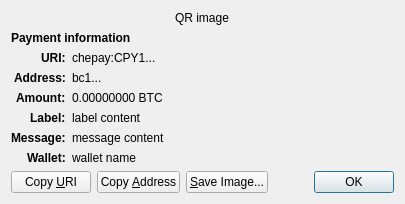
<?xml version="1.0" encoding="UTF-8"?>
<ui version="4.0">
 <class>ReceiveRequestDialog</class>
 <widget class="QDialog" name="ReceiveRequestDialog">
  <property name="geometry">
   <rect>
    <x>0</x>
    <y>0</y>
    <width>413</width>
    <height>229</height>
   </rect>
  </property>
  <property name="windowTitle">
   <string>Request payment to ...</string>
  </property>
  <layout class="QGridLayout" name="gridLayout" columnstretch="0,1">
   <property name="sizeConstraint">
    <enum>QLayout::SetFixedSize</enum>
   </property>
   <item row="0" column="0" colspan="2" alignment="Qt::AlignHCenter">
    <widget class="QRImageWidget" name="qr_code">
     <property name="text">
      <string notr="true">QR image</string>
     </property>
     <property name="textInteractionFlags">
      <set>Qt::NoTextInteraction</set>
     </property>
    </widget>
   </item>
   <item row="1" column="0" colspan="2">
    <widget class="QLabel" name="payment_header">
     <property name="font">
      <font>
       <weight>75</weight>
       <bold>true</bold>
      </font>
     </property>
     <property name="text">
      <string>Payment information</string>
     </property>
     <property name="textInteractionFlags">
      <set>Qt::NoTextInteraction</set>
     </property>
    </widget>
   </item>
   <item row="2" column="0" alignment="Qt::AlignRight|Qt::AlignTop">
    <widget class="QLabel" name="uri_tag">
     <property name="font">
      <font>
       <weight>75</weight>
       <bold>true</bold>
      </font>
     </property>
     <property name="text">
      <string notr="true">URI:</string>
     </property>
     <property name="textFormat">
      <enum>Qt::PlainText</enum>
     </property>
     <property name="textInteractionFlags">
      <set>Qt::NoTextInteraction</set>
     </property>
    </widget>
   </item>
   <item row="2" column="1" alignment="Qt::AlignTop">
    <widget class="QLabel" name="uri_content">
     <property name="text">
      <string notr="true">chepay:CPY1...</string>
     </property>
     <property name="textFormat">
      <enum>Qt::RichText</enum>
     </property>
     <property name="wordWrap">
      <bool>true</bool>
     </property>
     <property name="textInteractionFlags">
      <set>Qt::TextSelectableByMouse</set>
     </property>
    </widget>
   </item>
   <item row="3" column="0" alignment="Qt::AlignRight|Qt::AlignTop">
    <widget class="QLabel" name="address_tag">
     <property name="font">
      <font>
       <weight>75</weight>
       <bold>true</bold>
      </font>
     </property>
     <property name="text">
      <string>Address:</string>
     </property>
     <property name="textInteractionFlags">
      <set>Qt::NoTextInteraction</set>
     </property>
    </widget>
   </item>
   <item row="3" column="1" alignment="Qt::AlignTop">
    <widget class="QLabel" name="address_content">
     <property name="text">
      <string notr="true">bc1...</string>
     </property>
     <property name="textFormat">
      <enum>Qt::PlainText</enum>
     </property>
     <property name="textInteractionFlags">
      <set>Qt::TextSelectableByMouse</set>
     </property>
    </widget>
   </item>
   <item row="4" column="0" alignment="Qt::AlignRight|Qt::AlignTop">
    <widget class="QLabel" name="amount_tag">
     <property name="font">
      <font>
       <weight>75</weight>
       <bold>true</bold>
      </font>
     </property>
     <property name="text">
      <string>Amount:</string>
     </property>
     <property name="textInteractionFlags">
      <set>Qt::NoTextInteraction</set>
     </property>
    </widget>
   </item>
   <item row="4" column="1" alignment="Qt::AlignTop">
    <widget class="QLabel" name="amount_content">
     <property name="text">
      <string notr="true">0.00000000 BTC</string>
     </property>
     <property name="textFormat">
      <enum>Qt::PlainText</enum>
     </property>
     <property name="textInteractionFlags">
      <set>Qt::TextSelectableByMouse</set>
     </property>
    </widget>
   </item>
   <item row="5" column="0" alignment="Qt::AlignRight|Qt::AlignTop">
    <widget class="QLabel" name="label_tag">
     <property name="font">
      <font>
       <weight>75</weight>
       <bold>true</bold>
      </font>
     </property>
     <property name="text">
      <string>Label:</string>
     </property>
     <property name="textInteractionFlags">
      <set>Qt::NoTextInteraction</set>
     </property>
    </widget>
   </item>
   <item row="5" column="1" alignment="Qt::AlignTop">
    <widget class="QLabel" name="label_content">
     <property name="text">
      <string notr="true">label content</string>
     </property>
     <property name="textFormat">
      <enum>Qt::PlainText</enum>
     </property>
     <property name="wordWrap">
      <bool>true</bool>
     </property>
     <property name="textInteractionFlags">
      <set>Qt::TextSelectableByMouse</set>
     </property>
    </widget>
   </item>
   <item row="6" column="0" alignment="Qt::AlignRight|Qt::AlignTop">
    <widget class="QLabel" name="message_tag">
     <property name="font">
      <font>
       <weight>75</weight>
       <bold>true</bold>
      </font>
     </property>
     <property name="text">
      <string>Message:</string>
     </property>
     <property name="textInteractionFlags">
      <set>Qt::NoTextInteraction</set>
     </property>
    </widget>
   </item>
   <item row="6" column="1" alignment="Qt::AlignTop">
    <widget class="QLabel" name="message_content">
     <property name="text">
      <string notr="true">message content</string>
     </property>
     <property name="textFormat">
      <enum>Qt::PlainText</enum>
     </property>
     <property name="wordWrap">
      <bool>true</bool>
     </property>
     <property name="textInteractionFlags">
      <set>Qt::TextSelectableByMouse</set>
     </property>
    </widget>
   </item>
   <item row="7" column="0" alignment="Qt::AlignRight|Qt::AlignTop">
    <widget class="QLabel" name="wallet_tag">
     <property name="font">
      <font>
       <weight>75</weight>
       <bold>true</bold>
      </font>
     </property>
     <property name="text">
      <string>Wallet:</string>
     </property>
     <property name="textInteractionFlags">
      <set>Qt::NoTextInteraction</set>
     </property>
    </widget>
   </item>
   <item row="7" column="1" alignment="Qt::AlignTop">
    <widget class="QLabel" name="wallet_content">
     <property name="text">
      <string notr="true">wallet name</string>
     </property>
     <property name="textFormat">
      <enum>Qt::PlainText</enum>
     </property>
     <property name="wordWrap">
      <bool>true</bool>
     </property>
     <property name="textInteractionFlags">
      <set>Qt::TextSelectableByMouse</set>
     </property>
    </widget>
   </item>
   <item row="8" column="0" colspan="2">
    <layout class="QHBoxLayout" name="horizontalLayout">
     <item>
      <widget class="QPushButton" name="btnCopyURI">
       <property name="text">
        <string>Copy &amp;URI</string>
       </property>
       <property name="autoDefault">
        <bool>false</bool>
       </property>
      </widget>
     </item>
     <item>
      <widget class="QPushButton" name="btnCopyAddress">
       <property name="text">
        <string>Copy &amp;Address</string>
       </property>
       <property name="autoDefault">
        <bool>false</bool>
       </property>
      </widget>
     </item>
     <item>
      <widget class="QPushButton" name="btnSaveAs">
       <property name="text">
        <string>&amp;Save Image...</string>
       </property>
       <property name="autoDefault">
        <bool>false</bool>
       </property>
      </widget>
     </item>
     <item>
      <spacer name="horizontalSpacer_2">
       <property name="orientation">
        <enum>Qt::Horizontal</enum>
       </property>
       <property name="sizeHint" stdset="0">
        <size>
         <width>40</width>
         <height>20</height>
        </size>
       </property>
      </spacer>
     </item>
     <item>
      <widget class="QDialogButtonBox" name="buttonBox">
       <property name="focusPolicy">
        <enum>Qt::StrongFocus</enum>
       </property>
       <property name="standardButtons">
        <set>QDialogButtonBox::Ok</set>
       </property>
      </widget>
     </item>
    </layout>
   </item>
  </layout>
 </widget>
 <customwidgets>
  <customwidget>
   <class>QRImageWidget</class>
   <extends>QLabel</extends>
   <header>qt/qrimagewidget.h</header>
  </customwidget>
 </customwidgets>
 <tabstops>
  <tabstop>buttonBox</tabstop>
  <tabstop>btnCopyURI</tabstop>
  <tabstop>btnCopyAddress</tabstop>
  <tabstop>btnSaveAs</tabstop>
 </tabstops>
 <resources/>
 <connections>
  <connection>
   <sender>buttonBox</sender>
   <signal>accepted()</signal>
   <receiver>ReceiveRequestDialog</receiver>
   <slot>accept()</slot>
   <hints>
    <hint type="sourcelabel">
     <x>135</x>
     <y>230</y>
    </hint>
    <hint type="destinationlabel">
     <x>135</x>
     <y>126</y>
    </hint>
   </hints>
  </connection>
 </connections>
</ui>
